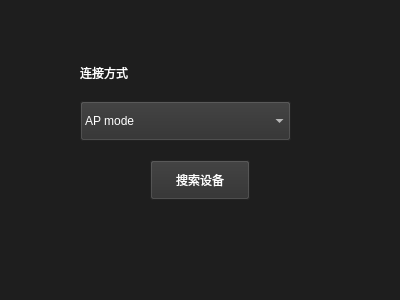
<?xml version="1.0" encoding="UTF-8"?>
<ui version="4.0">
 <class>loginWindow</class>
 <widget class="QMainWindow" name="loginWindow">
  <property name="geometry">
   <rect>
    <x>0</x>
    <y>0</y>
    <width>400</width>
    <height>300</height>
   </rect>
  </property>
  <property name="windowTitle">
   <string>欢迎使用Obsbot寻影相机</string>
  </property>
  <property name="windowIcon">
   <iconset>
    <normaloff>icon/defaultlaunch.png</normaloff>icon/defaultlaunch.png</iconset>
  </property>
  <property name="styleSheet">
   <string notr="true">background-color: rgb(30, 30, 30);</string>
  </property>
  <property name="animated">
   <bool>false</bool>
  </property>
  <widget class="QWidget" name="centralwidget">
   <widget class="QPushButton" name="deviceSearchButton">
    <property name="geometry">
     <rect>
      <x>150</x>
      <y>160</y>
      <width>100</width>
      <height>40</height>
     </rect>
    </property>
    <property name="minimumSize">
     <size>
      <width>100</width>
      <height>40</height>
     </size>
    </property>
    <property name="maximumSize">
     <size>
      <width>100</width>
      <height>40</height>
     </size>
    </property>
    <property name="styleSheet">
     <string notr="true">background-color: rgb(47, 47, 47);
color: rgb(255, 255, 255);</string>
    </property>
    <property name="text">
     <string>搜索设备</string>
    </property>
   </widget>
   <widget class="QWidget" name="layoutWidget">
    <property name="geometry">
     <rect>
      <x>80</x>
      <y>50</y>
      <width>211</width>
      <height>91</height>
     </rect>
    </property>
    <layout class="QVBoxLayout" name="verticalLayout">
     <item>
      <widget class="QLabel" name="connectLabel">
       <property name="styleSheet">
        <string notr="true">background-color: rgb(30, 30, 30);
color: rgb(255, 255, 255);</string>
       </property>
       <property name="text">
        <string>连接方式</string>
       </property>
      </widget>
     </item>
     <item>
      <widget class="QComboBox" name="connectComboBox">
       <property name="minimumSize">
        <size>
         <width>0</width>
         <height>40</height>
        </size>
       </property>
       <property name="maximumSize">
        <size>
         <width>16777215</width>
         <height>40</height>
        </size>
       </property>
       <property name="styleSheet">
        <string notr="true">background-color: rgb(47, 47, 47);
selection-background-color: rgb(47, 47, 47);
color: rgb(255, 255, 255);</string>
       </property>
       <property name="editable">
        <bool>false</bool>
       </property>
       <property name="currentText">
        <string>AP mode</string>
       </property>
       <item>
        <property name="text">
         <string>AP mode</string>
        </property>
       </item>
       <item>
        <property name="text">
         <string>Station mode</string>
        </property>
       </item>
      </widget>
     </item>
    </layout>
   </widget>
  </widget>
  <widget class="QMenuBar" name="menubar">
   <property name="geometry">
    <rect>
     <x>0</x>
     <y>0</y>
     <width>400</width>
     <height>25</height>
    </rect>
   </property>
  </widget>
  <widget class="QStatusBar" name="statusbar"/>
 </widget>
 <resources/>
 <connections/>
</ui>
